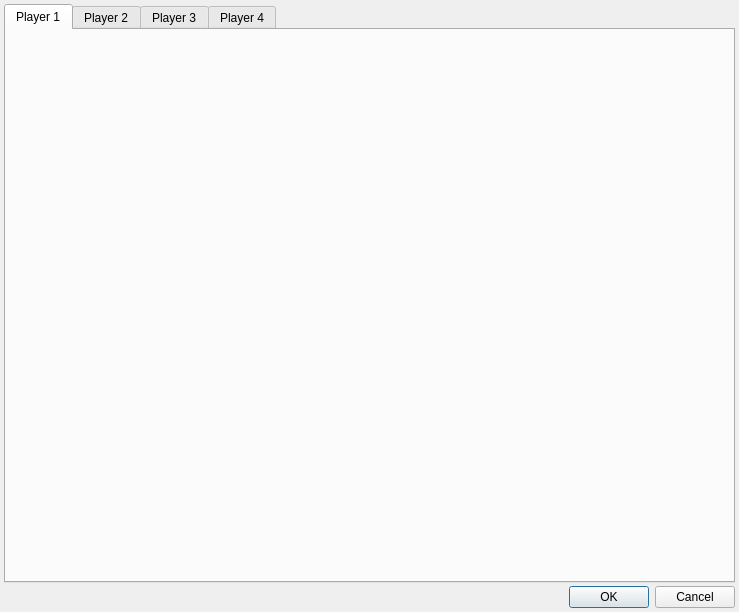
<?xml version="1.0" encoding="UTF-8"?>
<ui version="4.0">
 <class>MainDialog</class>
 <widget class="QDialog" name="MainDialog">
  <property name="geometry">
   <rect>
    <x>0</x>
    <y>0</y>
    <width>739</width>
    <height>612</height>
   </rect>
  </property>
  <property name="windowTitle">
   <string>Rosalie's Mupen GUI - Input Plugin</string>
  </property>
  <layout class="QVBoxLayout" name="verticalLayout">
   <property name="spacing">
    <number>3</number>
   </property>
   <property name="leftMargin">
    <number>4</number>
   </property>
   <property name="topMargin">
    <number>4</number>
   </property>
   <property name="rightMargin">
    <number>4</number>
   </property>
   <property name="bottomMargin">
    <number>4</number>
   </property>
   <item>
    <widget class="QTabWidget" name="tabWidget">
     <property name="currentIndex">
      <number>0</number>
     </property>
     <widget class="QWidget" name="player1Tab">
      <attribute name="title">
       <string>Player 1</string>
      </attribute>
      <layout class="QVBoxLayout" name="verticalLayout_2">
       <property name="spacing">
        <number>0</number>
       </property>
       <property name="leftMargin">
        <number>2</number>
       </property>
       <property name="topMargin">
        <number>2</number>
       </property>
       <property name="rightMargin">
        <number>2</number>
       </property>
       <property name="bottomMargin">
        <number>2</number>
       </property>
      </layout>
     </widget>
     <widget class="QWidget" name="player2Tab">
      <attribute name="title">
       <string>Player 2</string>
      </attribute>
      <layout class="QVBoxLayout" name="verticalLayout_3">
       <property name="spacing">
        <number>0</number>
       </property>
       <property name="leftMargin">
        <number>2</number>
       </property>
       <property name="topMargin">
        <number>2</number>
       </property>
       <property name="rightMargin">
        <number>2</number>
       </property>
       <property name="bottomMargin">
        <number>2</number>
       </property>
      </layout>
     </widget>
     <widget class="QWidget" name="player3Tab">
      <attribute name="title">
       <string>Player 3</string>
      </attribute>
      <layout class="QVBoxLayout" name="verticalLayout_4">
       <property name="spacing">
        <number>0</number>
       </property>
       <property name="leftMargin">
        <number>2</number>
       </property>
       <property name="topMargin">
        <number>2</number>
       </property>
       <property name="rightMargin">
        <number>2</number>
       </property>
       <property name="bottomMargin">
        <number>2</number>
       </property>
      </layout>
     </widget>
     <widget class="QWidget" name="player4Tab">
      <attribute name="title">
       <string>Player 4</string>
      </attribute>
      <layout class="QVBoxLayout" name="verticalLayout_5">
       <property name="spacing">
        <number>0</number>
       </property>
       <property name="leftMargin">
        <number>2</number>
       </property>
       <property name="topMargin">
        <number>2</number>
       </property>
       <property name="rightMargin">
        <number>2</number>
       </property>
       <property name="bottomMargin">
        <number>2</number>
       </property>
      </layout>
     </widget>
    </widget>
   </item>
   <item>
    <widget class="QDialogButtonBox" name="buttonBox">
     <property name="orientation">
      <enum>Qt::Horizontal</enum>
     </property>
     <property name="standardButtons">
      <set>QDialogButtonBox::Cancel|QDialogButtonBox::Ok</set>
     </property>
    </widget>
   </item>
  </layout>
 </widget>
 <resources/>
 <connections>
  <connection>
   <sender>buttonBox</sender>
   <signal>accepted()</signal>
   <receiver>MainDialog</receiver>
   <slot>accept()</slot>
   <hints>
    <hint type="sourcelabel">
     <x>248</x>
     <y>254</y>
    </hint>
    <hint type="destinationlabel">
     <x>157</x>
     <y>274</y>
    </hint>
   </hints>
  </connection>
  <connection>
   <sender>buttonBox</sender>
   <signal>rejected()</signal>
   <receiver>MainDialog</receiver>
   <slot>reject()</slot>
   <hints>
    <hint type="sourcelabel">
     <x>316</x>
     <y>260</y>
    </hint>
    <hint type="destinationlabel">
     <x>286</x>
     <y>274</y>
    </hint>
   </hints>
  </connection>
 </connections>
</ui>
